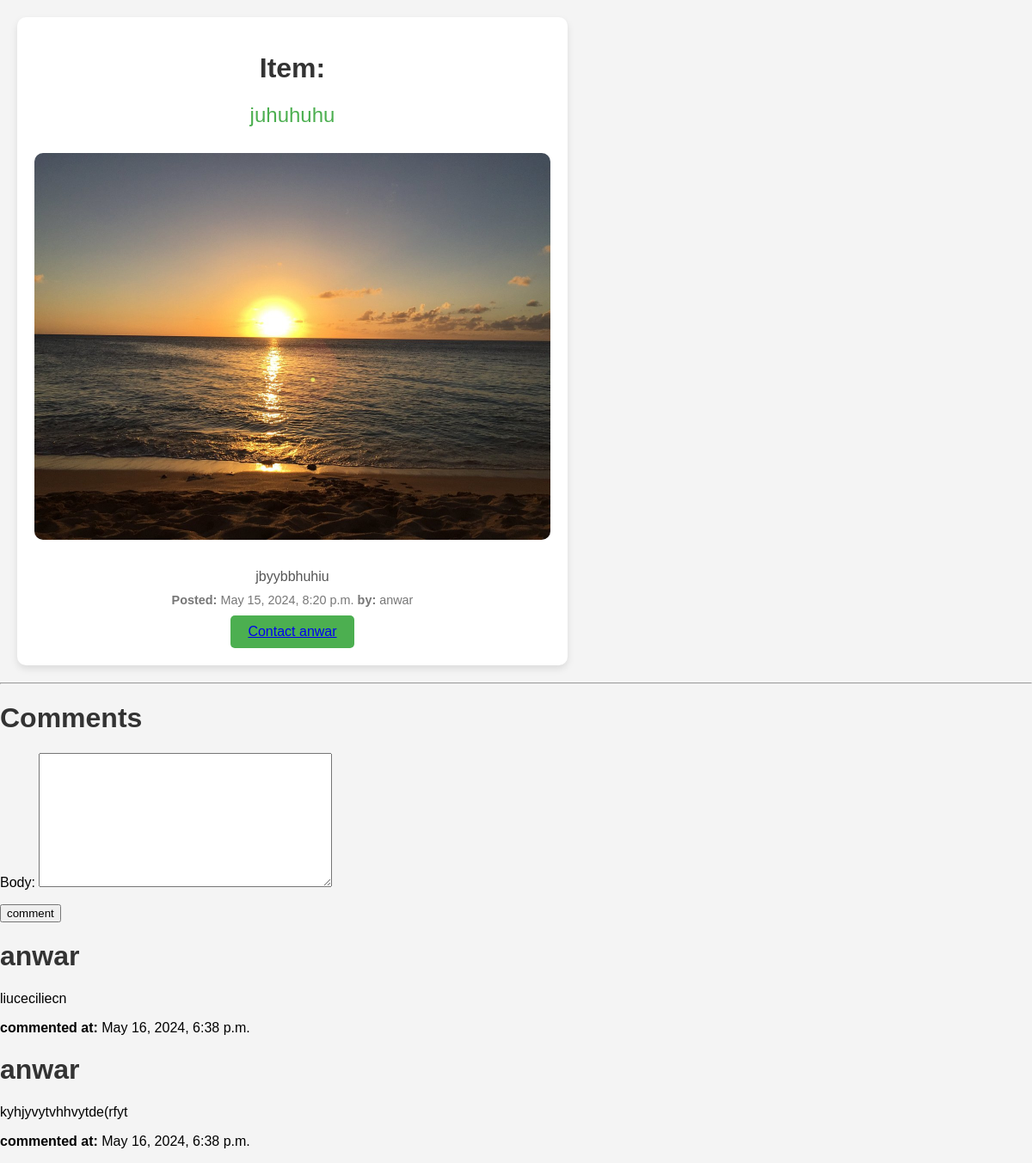
Before: /item/4/ with the older database file.
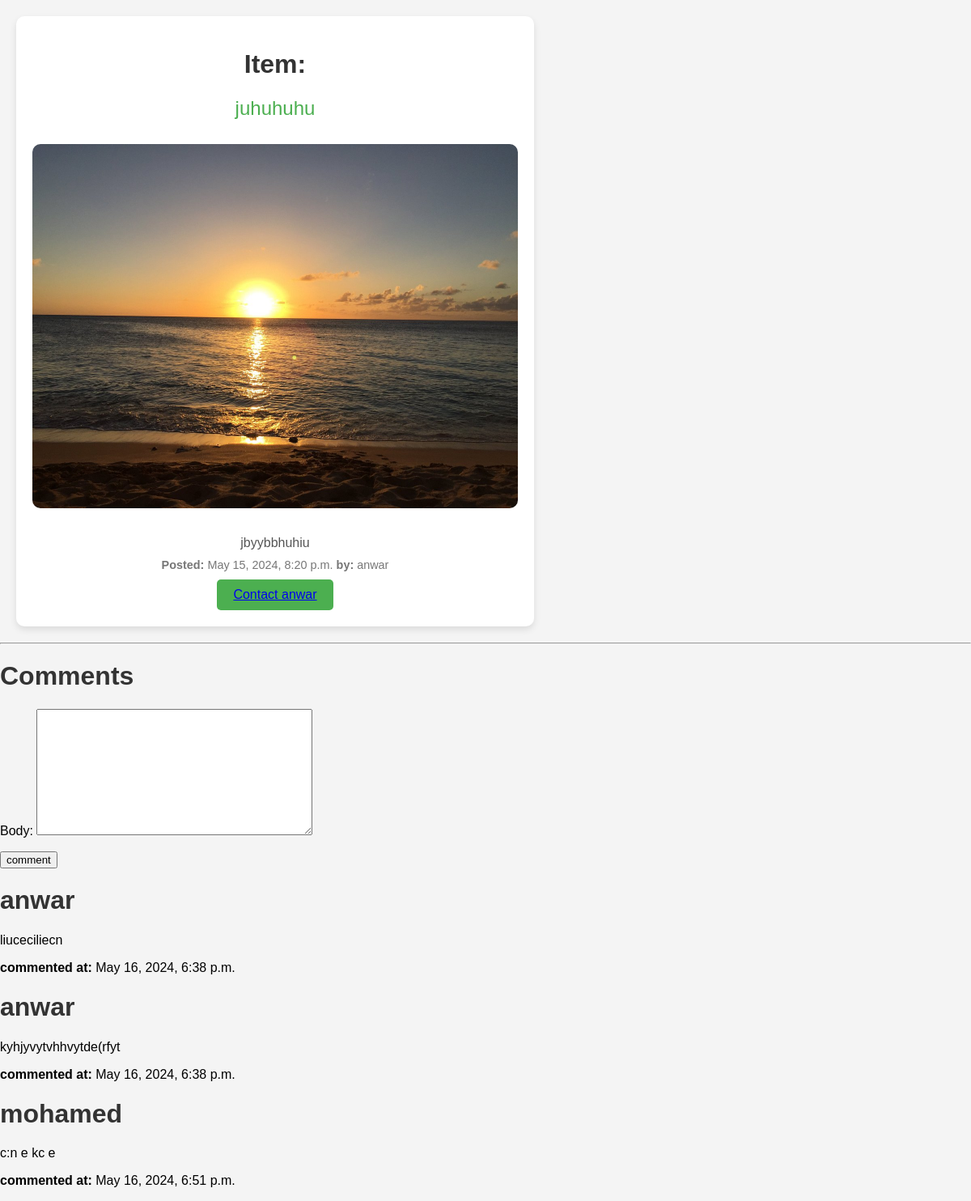
After: the same page with the newer database file.
### api/models.py (models this page shows, shortened)
class TanmirtPost(models.Model):
    LOST="lost"
    FOUND="found"
    image=models.ImageField(upload_to="images")
    title=models.CharField(max_length=200)
    date=models.DateTimeField(auto_now_add=True)
    user=models.ForeignKey(User,on_delete=models.CASCADE)
    description=models.TextField()
    lost_or_found=models.CharField(max_length=20,choices=[
        (LOST,"lost"),
        (FOUND,"found")
    ],default=LOST)
    latitude = models.DecimalField(max_digits=9, decimal_places=6, null=True, blank=True)
    longitude = models.DecimalField(max_digits=9, decimal_places=6, null=True, blank=True)

class Comment(models.Model):
    body=models.TextField()
    writer=models.ForeignKey(User,on_delete=models.CASCADE,related_name='writer')
    date=models.DateTimeField(auto_now_add=True)
    post=models.ForeignKey(TanmirtPost,on_delete=models.CASCADE,related_name='post')

### api/views.py (the view)
# urls.py: path('item/<str:pk>/',showitem,name='item'),
def showitem(request,pk):
    item=TanmirtPost.objects.get(pk=pk)
    comments=Comment.objects.filter(post=item)
    if request.method=='POST':
        form=CommentForm(request.POST)
        if form.is_valid():
            instance=form.save(commit=False)
            instance.post=item
            instance.writer=request.user
            instance.save()
            return redirect('item',pk)
    else:
        form=CommentForm()
    context={'item':item,'comments':comments, 'form':form}
    return render(request,'item.html',context)

### api/forms.py
class CommentForm(ModelForm):
    class Meta:
        model=Comment
        fields=[
            'body'
        ]

### templates/item.html (shortened to what this page needs)
<!DOCTYPE html>
<html lang="en">
<head>
    {% load static %}
    <link rel="stylesheet" href="{% static 'css/styles.css'%}">
</head>
<body>
    <div class="container">
        <h1>Item:</h1>
        <p class="item-title">{{item.title}}</p>
        <img src="{{item.image.url}}" alt="Item image" class="item-image">
        <p class="item-description">{{item.description}}</p>
        <p class="item-details"><strong>Posted:</strong> {{item.date}} <strong>by:</strong> {{item.user.username}}</p>
        <button class="contact-button">
            <a href="{% url 'message' item.user.id%}">
                Contact {{item.user.username}}
            </a>
        </button>
    </div>
    <div>
        <hr/>
        <h1>Comments</h1>
        <form  method="post">
            {{form.as_p}}
            <button type="submit"> comment </button>
        </form>
        {%for comment in comments%}
        <h1>{{comment.writer.username}}</h1>
        <p>{{comment.body}}</p>
        <p><strong>commented at:</strong> {{comment.date}}</p>
        {%endfor%}
    </div>
</body>
</html>

### static/css/styles.css (style rules this page uses)
body { font-family: Arial, sans-serif; margin: 0; padding: 0; background-color: #f4f4f4; }
.container { background-color: #fff; padding: 20px; border-radius: 10px; box-shadow: 0 4px 8px rgba(0, 0, 0, 0.1); max-width: 600px; width: 100%; margin: 20px; text-align: center; }
h1 { font-size: 2em; color: #333; }
.item-title { font-size: 1.5em; color: #4CAF50; margin: 10px 0; }
.item-image { max-width: 100%; height: auto; border-radius: 10px; margin: 20px 0; }
.item-description { font-size: 1em; color: #555; margin: 10px 0; }
.item-details { font-size: 0.9em; color: #777; margin: 10px 0; }
.contact-button { background-color: #4CAF50; color: white; padding: 10px 20px; border: none; border-radius: 5px; font-size: 1em; cursor: pointer; transition: background-color 0.3s ease; }

Changed rows visible on the page:
added Comment: writer.username "mohamed", body "c:n e kc e", date "May 16, 2024, 6:51 p.m."
